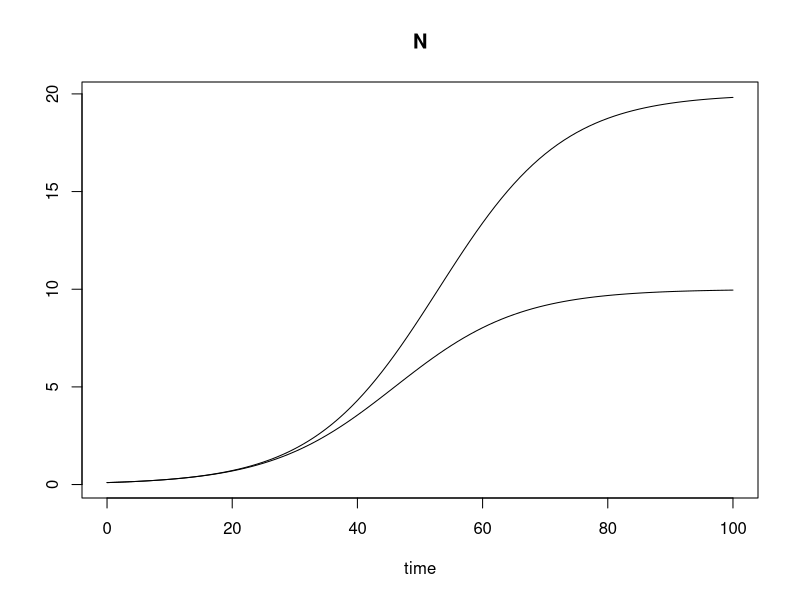
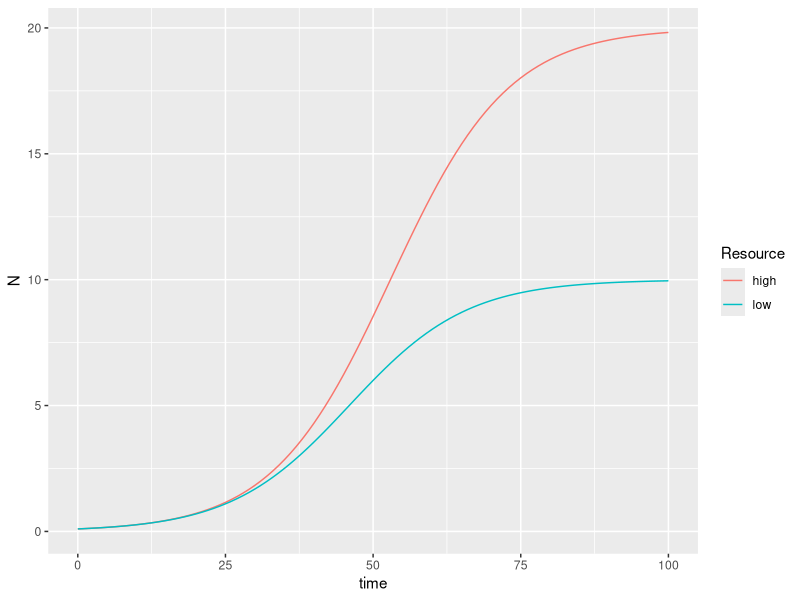

These charts were generated, in order, by the following R code:
#### set-up ####

# load packages
library(tidyverse)
library(deSolve)


#### model ####

# define model
logistic_mod <- function(time, y, parms){
  
  with(as.list(c(y, parms)), {
    
    dN <- r * N * (1 - N/K)
    
    list(c(dN))
    
  })
  
}

# set values
y0 <- c(N = 0.1)
times <- seq(0, 100, 1)
parms_hi <- c(r = 0.1, K = 20)
parms_lo <- c(r = 0.1, K = 10)

# simulations
out_hi <- ode(y0, times, logistic_mod, parms_hi)
out_lo <- ode(y0, times, logistic_mod, parms_lo)

# quick plots
plot(out_hi)
lines(out_lo)


#### figure ####

# combine data
out <- out_hi %>%
  as_tibble() %>%
  mutate(Resource = "high",
         time = as.numeric(time),
         N = as.numeric(N)) %>%
  full_join(out_lo %>%
              as_tibble() %>%
              mutate(Resource = "low",
                     time = as.numeric(time),
                     N = as.numeric(N)))

# figure
fig <- ggplot(out, aes(x = time, y = N, color = Resource)) +
  geom_line()

ggsave("output/logistic_model_resources.pdf", fig, width = 5, height = 3)
